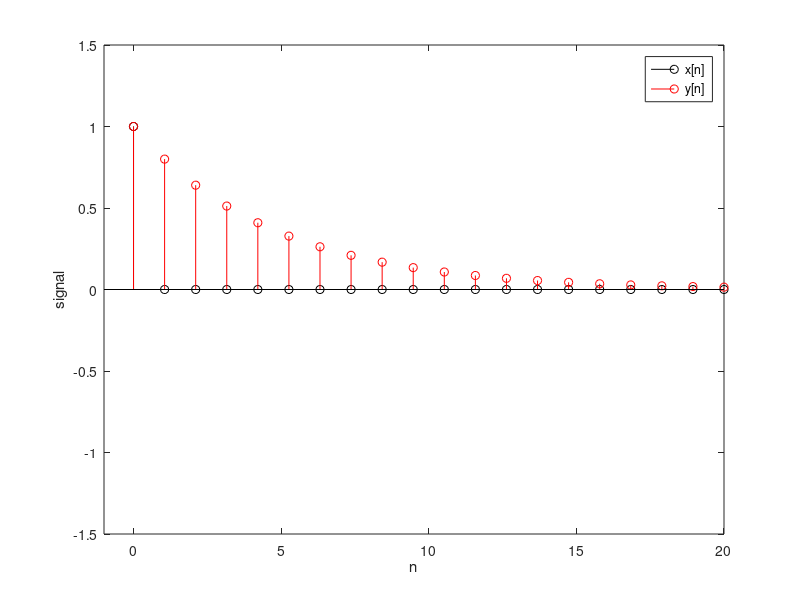

This figure's MATLAB source:
x = zeros(1,20);
x(1) = 1;

y = zeros(1,20);

a1 = -0.8;
N = length(x);
y(1) = x(1);

for n=2:N
    y(n) = x(n) - a1*y(n-1);
end

n = linspace(0,20,20);
figure(1);
clf; hold on;
stem(n,x,'ko');
stem(n,y,'ro');
axis([-1 20 -1.5 1.5]);
box on;
xlabel('n'); ylabel('signal');
legend({'x[n]', 'y[n]'})

